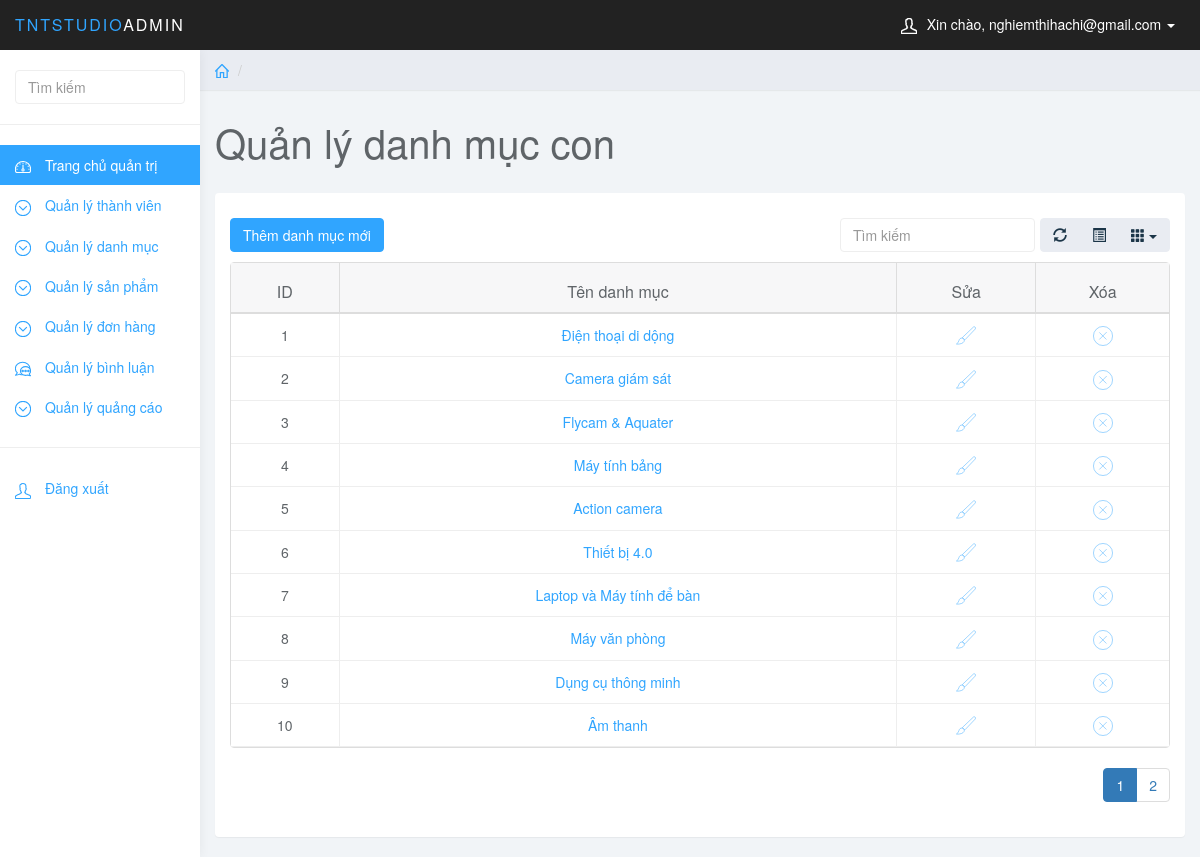
The page /quantri/quantri.php?page_layout=danhsachdmc&id_dm=1 (signed in) on the database its author committed.
### tables this page shows
CREATE TABLE `dmc_sp` (
  `id_dmc` int(11) NOT NULL,
  `id_dm` int(11) NOT NULL,
  `ten_dmc` varchar(255) NOT NULL
);

### quantri/danhsachdmc.php (the view, shortened to what this page needs)
<?php
$id_dm = $_GET['id_dm'];
if(isset($_GET['page'])){
    $page = $_GET['page'];
}else{
    $page = 1;
}
$rowsPerPage = 10;
$perRow = $page*$rowsPerPage - $rowsPerPage;
$sql_dmc = "SELECT * FROM  dmc_sp WHERE id_dm='$id_dm' ORDER BY id_dmc ASC LIMIT $perRow,$rowsPerPage";
$query_dmc = mysqli_query($conn, $sql_dmc);
$totalRows = mysqli_num_rows(mysqli_query($conn,"SELECT * FROM  dmc_sp WHERE id_dm='$id_dm'"));
$totalPages = ceil($totalRows/$rowsPerPage);
$listPage="";
for($i=1;$i<=$totalPages;$i++){
    if($page==$i){
        $listPage.='<li class="active"><a href="quantri.php?page_layout=danhsachdmc&id_dm='.$id_dm.'&page='.$i.'">'.$i.'</a></li>';
    }else{
        $listPage.='<li><a href="quantri.php?page_layout=danhsachdmc&id_dm='.$id_dm.'&page='.$i.'">'.$i.'</a></li>';
    }
}
?>
<div class="row">
    <ol class="breadcrumb">
        <li><a href="#">
                <svg class="glyph stroked home">
                    <use xlink:href="#stroked-home"></use>
                </svg>
            </a></li>
        <li class="active"></li>
    </ol>
</div>
<div class="row">
    <div class="col-lg-12">
        <h1 class="page-header">Quản lý danh mục con</h1>
    </div>
</div>
<div class="row">
    <div class="col-lg-12">
        <div class="panel panel-default">
            <div class="panel-body" style="position: relative;">
                <a href="quantri.php?page_layout=themdmc&id_dm=<?php echo $id_dm;?>" class="btn btn-primary"
                   style="margin: 10px 0 20px 0; position: absolute;">Thêm danh mục
                    mới</a>
                <table data-toggle="table" data-show-refresh="true" data-show-toggle="true" data-show-columns="true"
                       data-search="true" data-select-item-name="toolbar1" data-sort-name="name"
                       data-sort-order="desc">
                    <thead>
                    <tr>
                        <th data-sortable="true">ID</th>
                        <th data-sortable="true">Tên danh mục</th>
                        <th data-sortable="true">Sửa</th>
                        <th data-sortable="true">Xóa</th>
                    </tr>
                    </thead>
                    <tbody>
                    <?php
                    while ($row_dmc = mysqli_fetch_array($query_dmc)) {
                    ?>
                        <tr>
                            <td data-checkbox="true"><?php echo $row_dmc['id_dmc']; ?></td>
                            <td data-checkbox="true"><a
                                        href="quantri.php?page_layout=suadmc&id_dmc=<?php echo $row_dmc['id_dmc'];?>&id_dm=<?php echo $id_dm;?>"><?php echo $row_dmc['ten_dmc']; ?></a></td>
                            <td>
                                <a href="quantri.php?page_layout=suadmc&id_dmc=<?php echo $row_dmc['id_dmc'];?>&id_dm=<?php echo $id_dm;?>"><span><svg class="glyph stroked brush"
                                                                                   style="width: 20px;height: 20px;"><use
                                                    xlink:href="#stroked-brush"/></svg></span></a>
                            </td>
                            <td>
                                <a onclick="return xoaDanhMucCon();" href="xoadmc.php?id_dmc=<?php echo $row_dmc['id_dmc'];?>&id_dm=<?php echo $id_dm;?>"><span><svg class="glyph stroked cancel" style="width: 20px;height: 20px;"><use
                                                    xlink:href="#stroked-cancel"/></svg></span></a>
                            </td>
                        </tr>
                    <?php
                    }
                    ?>
                    </tbody>
                </table>
                <ul class="pagination" style="float: right;">
                    <?php
                    echo $listPage;
                    ?>
                </ul>
            </div>
        </div>
    </div>
</div>

### css/styles.css (style rules this page uses)
body { background: #f1f4f7; padding-top: 50px; color: #5f6468; }
a, a:hover, a:focus { color: #30a5ff; }
h1, h2, h3, h4, h5, h6 { color: #5f6468; }
h1 { font-weight: 300; font-size: 40px; }
.btn-primary, .btn-primary:hover, .btn-primary:focus, .btn-primary:active, .btn-primary.active, .open > .dropdown-toggle.btn-primary, .btn-primary.disabled, .btn-primary[disabled], fieldset[disabled] .btn-primary, .btn-primary.disabled:hover, .btn-primary[disabled]:hover, fieldset[disabled] .btn-primary:hover, .btn-primary.disabled:focus, .btn-primary[disabled]:focus, fieldset[disabled] .btn-primary:focus, .btn-primary.disabled:active, .btn-primary[disabled]:active, fieldset[disabled] .btn-primary:active, .btn-primary.disabled.active, .btn-primary[disabled].active, fieldset[disabled] .btn-primary.active { background-color: #30a5ff; border-color: #30a5ff; }
.panel { border: 0; }
.breadcrumb { border-radius: 0; padding: 10px 15px; background: #e9ecf2; box-shadow: 0 1px 1px rgba(0, 0, 0, .05); margin: 0 ; }
h1.page-header { margin-top: 30px; border-bottom: 0; }
.table { background: #fff; }
.breadcrumb .glyph { height: 14px; width: 14px; margin: -2px 0 0 0; stroke-width: 4px; }

### rows shown on the page
dmc_sp: id_dmc "1", ten_dmc "Điện thoại di dộng"
dmc_sp: id_dmc "2", ten_dmc "Camera giám sát"
dmc_sp: id_dmc "3", ten_dmc "Flycam & Aquater"
dmc_sp: id_dmc "4", ten_dmc "Máy tính bảng"
dmc_sp: id_dmc "5", ten_dmc "Action camera"
dmc_sp: id_dmc "6", ten_dmc "Thiết bị 4.0"
dmc_sp: id_dmc "7", ten_dmc "Laptop và Máy tính để bàn"
dmc_sp: id_dmc "8", ten_dmc "Máy văn phòng"
dmc_sp: id_dmc "9", ten_dmc "Dụng cụ thông minh"
dmc_sp: id_dmc "10", ten_dmc "Âm thanh"

### other values the page prints
$_SESSION['email'] "nghiemthihachi@gmail.com"
